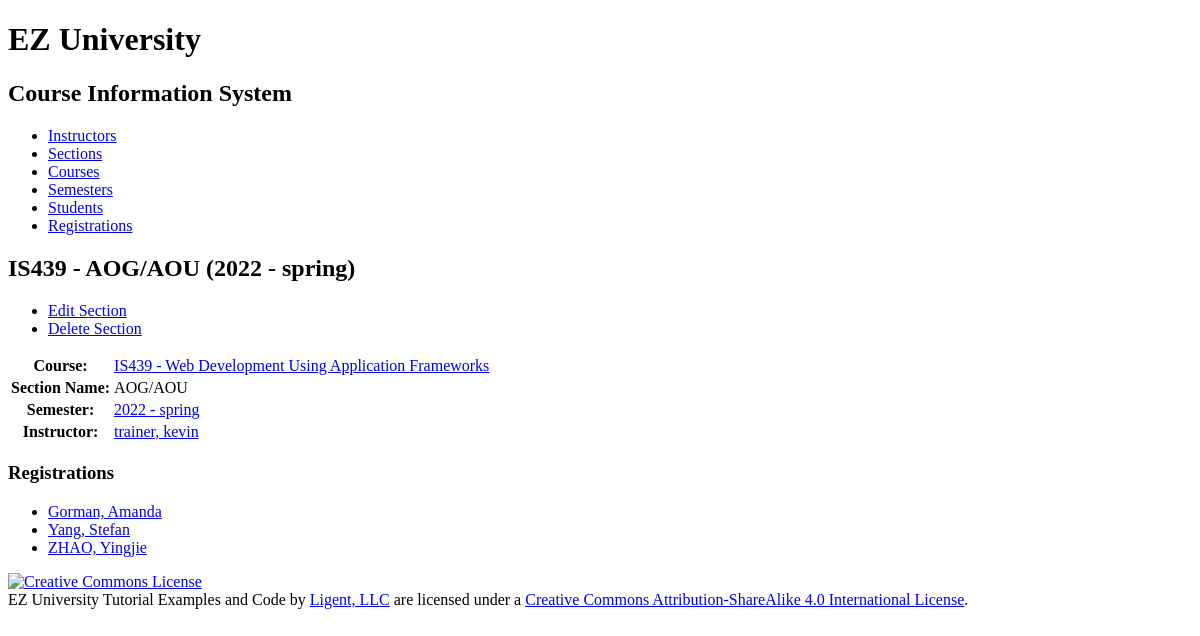
Before: /section/2/ with the older database file.
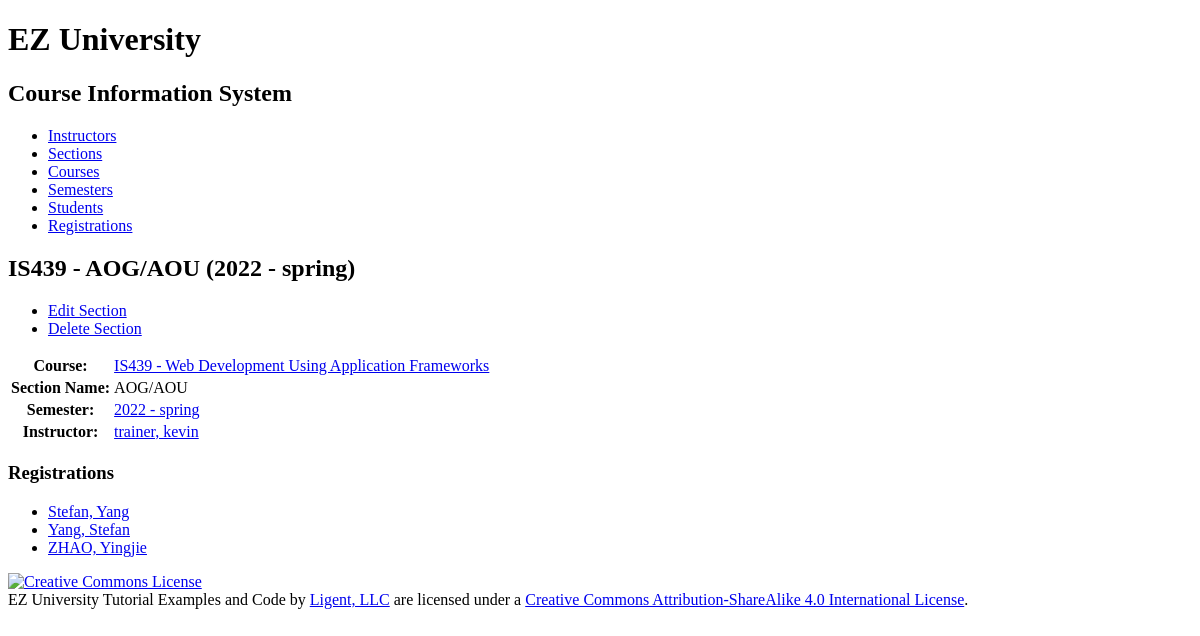
After: the same page with the newer database file.
### courseinfo/models.py (models this page shows, shortened)
class Registration(models.Model):
    registration_id = models.AutoField(primary_key=True)
    student = models.ForeignKey(Student, related_name='registrations', on_delete=models.PROTECT)
    section = models.ForeignKey(Section, related_name='registrations', on_delete=models.PROTECT)
    def get_absolute_url(self):
        return reverse('courseinfo_registration_detail_urlpattern',
                       kwargs={'pk':self.pk}
                       )
    class Meta:
        ordering = ['section', 'student']
        constraints = [
            UniqueConstraint(fields=['section', 'student'],
                             name='unique_registration')
        ]

class Student(models.Model):
    student_id = models.AutoField(primary_key=True)
    first_name = models.CharField(max_length=45)
    last_name = models.CharField(max_length=45)
    disambiguator = models.CharField(max_length=45, blank=True, default='')
    def __str__(self):
        result = ''
        if self.disambiguator == '':
            result = '%s, %s' % (self.last_name, self.first_name)
        else:
            result = '%s, %s (%s)' % (self.last_name, self.first_name, self.disambiguator)
        return result
    class Meta:
        ordering = ['last_name', 'first_name', 'disambiguator']
        constraints = [
            UniqueConstraint(fields=['last_name', 'first_name', 'disambiguator'],
                             name='unique_student')
        ]

### courseinfo/views.py (the view)
class SectionDetail(View):
    def get(self, request, pk):
        section = get_object_or_404(
            Section,
            pk=pk
        )
        semester = section.semester
        course = section.course
        instructor = section.instructor
        registration_list = section.registrations.all()
        return render(
            request,
            'courseinfo/section_detail.html',
            {'section': section,
             'semester': semester,
             'course': course,
             'instructor': instructor,
             'registration_list': registration_list}
        )

### courseinfo/models.py (called while the page is built)
    def __str__(self):
        return '%s - %s' %(self.year.year, self.period.period_name)

    def get_absolute_url(self):
        return reverse('courseinfo_semester_detail_urlpattern',
                       kwargs={'pk':self.pk}
                       )

    def __str__(self):
        return '%s - %s' % (self.course_number, self.course_name)

    def get_absolute_url(self):
        return reverse('courseinfo_course_detail_urlpattern',
                       kwargs={'pk':self.pk}
                       )

    def __str__(self):
        result = ''
        if self.disambiguator == '':
            result = '%s, %s' % (self.last_name, self.first_name)
        else:
            result = '%s, %s (%s)' % (self.last_name, self.first_name, self.disambiguator)
        return result

    def get_absolute_url(self):
        return reverse('courseinfo_instructor_detail_urlpattern',
                       kwargs={'pk': self.pk})

    def __str__(self):
        return '%s - %s (%s)' % (self.course.course_number, self.section_name, self.semester.__str__())

    def get_update_url(self):
        return reverse('courseinfo_section_update_urlpattern',
                       kwargs={'pk': self.pk})

### courseinfo/templates/courseinfo/section_detail.html (shortened to what this page needs)
{% extends 'courseinfo/base.html' %}
{% block content %}
    <h2>{{ section }}</h2>
    <ul>
        <li>
            <a href="{{ section.get_update_url }}">
                Edit Section</a></li>
        <li>
            <a href="{{ section.get_delete_url }}">
                Delete Section</a></li>
    </ul>
    <section>
        <table>
            <tr>
                <th>Course:</th>
                <td><a href="{{ course.get_absolute_url }}">{{ course }}</a></td>
            </tr>
            <tr>
                <th>Section Name:</th>
                <td>{{ section.section_name }}</td>
            </tr>
            <tr>
                <th>Semester:</th>
                <td><a href="{{ semester.get_absolute_url }}">{{ semester }}</a></td>
            </tr>
            <tr>
                <th>Instructor:</th>
                <td><a href="{{ instructor.get_absolute_url }}">{{ instructor }}</a></td>
            </tr>
        </table>
    </section>
    <section>
        <h3>Registrations</h3>
        <ul>
            {% for registration in registration_list %}
                <li>
                    <a href="{{ registration.get_absolute_url }}">{{ registration.student }}</a>
                </li>
            {% empty %}
                <li><em>There are currently no students registered for this section.</em></li>
            {% endfor %}
        </ul>
    </section>
{% endblock %}

Changed rows visible on the page:
changed through a linked row, Registration: student "Gorman, Amanda" → "Stefan, Yang"
